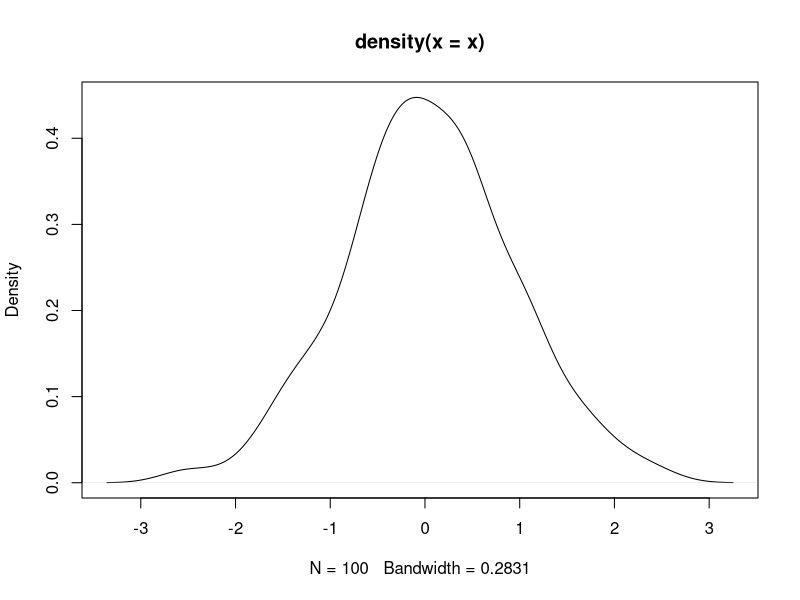

Generate this figure with R:
## ---- chunk 1
knitr::opts_chunk$set(echo = TRUE)
## ---- chunk 2
# R code goes here
summary(mtcars)

x <- rnorm(100)  # random sample from normal distribution
dens <- density(x)    # calculate density


plot(dens)            # plot density
